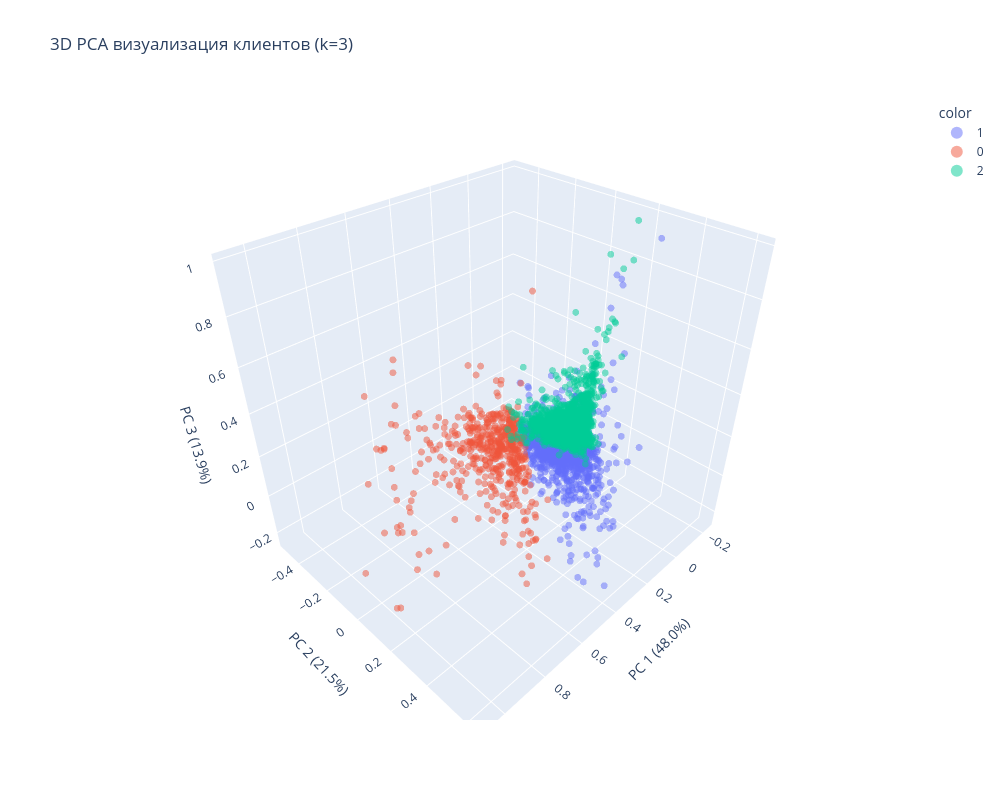

The notebook cell saved with this chart:
### Markdown cell above
## Строю интерактивную 3D модель кластеров

### Code cell
def PCAplot3D(x_data, y_data=None):
    # Выполняю PCA для 3 компонент
    pca = PCA(n_components=3)
    components = pca.fit_transform(x_data)

    fig = px.scatter_3d(
        components,
        x=0, y=1, z=2,
        color=y_data.astype(str) if y_data is not None else None, 
        size=np.ones(len(x_data)), 
        opacity=0.5,
        title='3D PCA визуализация клиентов (k=3)',
        labels={'0': f'PC 1 ({pca.explained_variance_ratio_[0]*100:.1f}%)',
                '1': f'PC 2 ({pca.explained_variance_ratio_[1]*100:.1f}%)',
                '2': f'PC 3 ({pca.explained_variance_ratio_[2]*100:.1f}%)'},
        width=1000,
        height=800
    )
    fig.update_traces(marker=dict(size=4)) # Настраиваем размер точек для лучшей видимости
    fig.show()

PCAplot3D(city_groups_scl[features], yhat)

### Figure 1 — Plotly figure (JSON) as saved in the notebook; plotly's stock layout.template omitted (floating-point values rounded to 4 significant figures; data arrays with more than 128 entries replaced by an {"elided": "..."} marker saying what was removed)
{"data": [{"hovertemplate": "color=1<br>PC 1 (48.0%)=%{x}<br>PC 2 (21.5%)=%{y}<br>PC 3 (13.9%)=%{z}<br>size=%{marker.size}<extra></extra>", "legendgroup": "1", "marker": {"color": "#636efa", "opacity": 0.5, "size": 4, "sizemode": "area", "sizeref": 0.0025, "symbol": "circle"}, "mode": "markers", "name": "1", "scene": "scene", "showlegend": true, "type": "scatter3d", "x": {"elided": "1493 float values"}, "y": {"elided": "1493 float values"}, "z": {"elided": "1493 float values"}}, {"hovertemplate": "color=0<br>PC 1 (48.0%)=%{x}<br>PC 2 (21.5%)=%{y}<br>PC 3 (13.9%)=%{z}<br>size=%{marker.size}<extra></extra>", "legendgroup": "0", "marker": {"color": "#EF553B", "opacity": 0.5, "size": 4, "sizemode": "area", "sizeref": 0.0025, "symbol": "circle"}, "mode": "markers", "name": "0", "scene": "scene", "showlegend": true, "type": "scatter3d", "x": {"elided": "508 float values"}, "y": {"elided": "508 float values"}, "z": {"elided": "508 float values"}}, {"hovertemplate": "color=2<br>PC 1 (48.0%)=%{x}<br>PC 2 (21.5%)=%{y}<br>PC 3 (13.9%)=%{z}<br>size=%{marker.size}<extra></extra>", "legendgroup": "2", "marker": {"color": "#00cc96", "opacity": 0.5, "size": 4, "sizemode": "area", "sizeref": 0.0025, "symbol": "circle"}, "mode": "markers", "name": "2", "scene": "scene", "showlegend": true, "type": "scatter3d", "x": {"elided": "2477 float values"}, "y": {"elided": "2477 float values"}, "z": {"elided": "2477 float values"}}], "layout": {"height": 800, "legend": {"itemsizing": "constant", "title": {"text": "color"}, "tracegroupgap": 0}, "scene": {"domain": {"x": [0, 1], "y": [0, 1]}, "xaxis": {"title": {"text": "PC 1 (48.0%)"}}, "yaxis": {"title": {"text": "PC 2 (21.5%)"}}, "zaxis": {"title": {"text": "PC 3 (13.9%)"}}}, "title": {"text": "3D PCA визуализация клиентов (k=3)"}, "width": 1000}}
